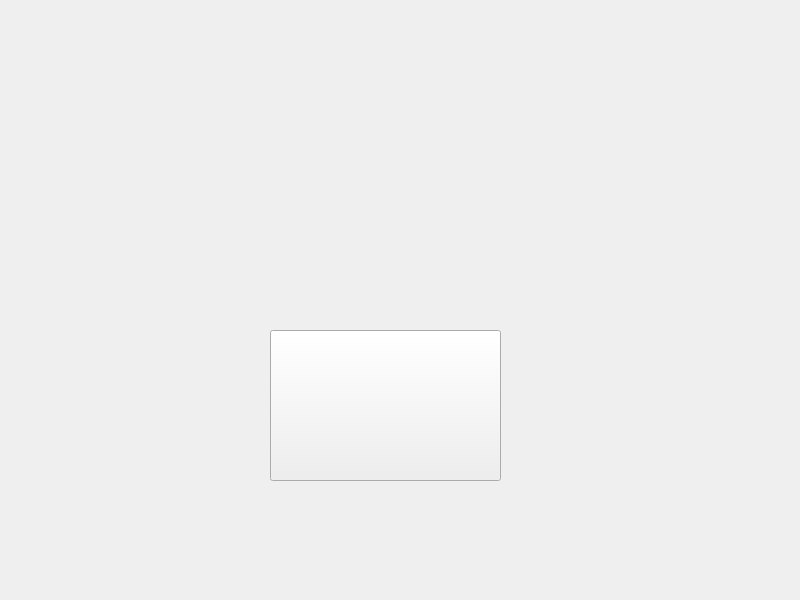
<?xml version="1.0" encoding="UTF-8"?>
<ui version="4.0">
 <class>StartMenu</class>
 <widget class="QMainWindow" name="StartMenu">
  <property name="geometry">
   <rect>
    <x>0</x>
    <y>0</y>
    <width>800</width>
    <height>600</height>
   </rect>
  </property>
  <property name="cursor">
   <cursorShape>ArrowCursor</cursorShape>
  </property>
  <property name="mouseTracking">
   <bool>false</bool>
  </property>
  <property name="windowTitle">
   <string>BitBulb</string>
  </property>
  <property name="windowIcon">
   <iconset>
    <normaloff>app_icon.png</normaloff>app_icon.png</iconset>
  </property>
  <property name="styleSheet">
   <string notr="true"/>
  </property>
  <widget class="QWidget" name="centralwidget">
   <widget class="QPushButton" name="pushButton">
    <property name="geometry">
     <rect>
      <x>270</x>
      <y>330</y>
      <width>231</width>
      <height>151</height>
     </rect>
    </property>
    <property name="font">
     <font>
      <family>Arial Black</family>
      <pointsize>30</pointsize>
      <weight>75</weight>
      <bold>true</bold>
     </font>
    </property>
    <property name="cursor">
     <cursorShape>OpenHandCursor</cursorShape>
    </property>
    <property name="mouseTracking">
     <bool>true</bool>
    </property>
    <property name="styleSheet">
     <string notr="true">border-image: url(:/button/start button.png);</string>
    </property>
    <property name="text">
     <string/>
    </property>
   </widget>
   <widget class="QLabel" name="label">
    <property name="geometry">
     <rect>
      <x>0</x>
      <y>0</y>
      <width>800</width>
      <height>600</height>
     </rect>
    </property>
    <property name="styleSheet">
     <string notr="true">background-image: url(:/background/main_menu.png);</string>
    </property>
    <property name="text">
     <string/>
    </property>
   </widget>
   <zorder>label</zorder>
   <zorder>pushButton</zorder>
  </widget>
 </widget>
 <resources>
  <include location="start_menu.qrc"/>
 </resources>
 <connections/>
</ui>
